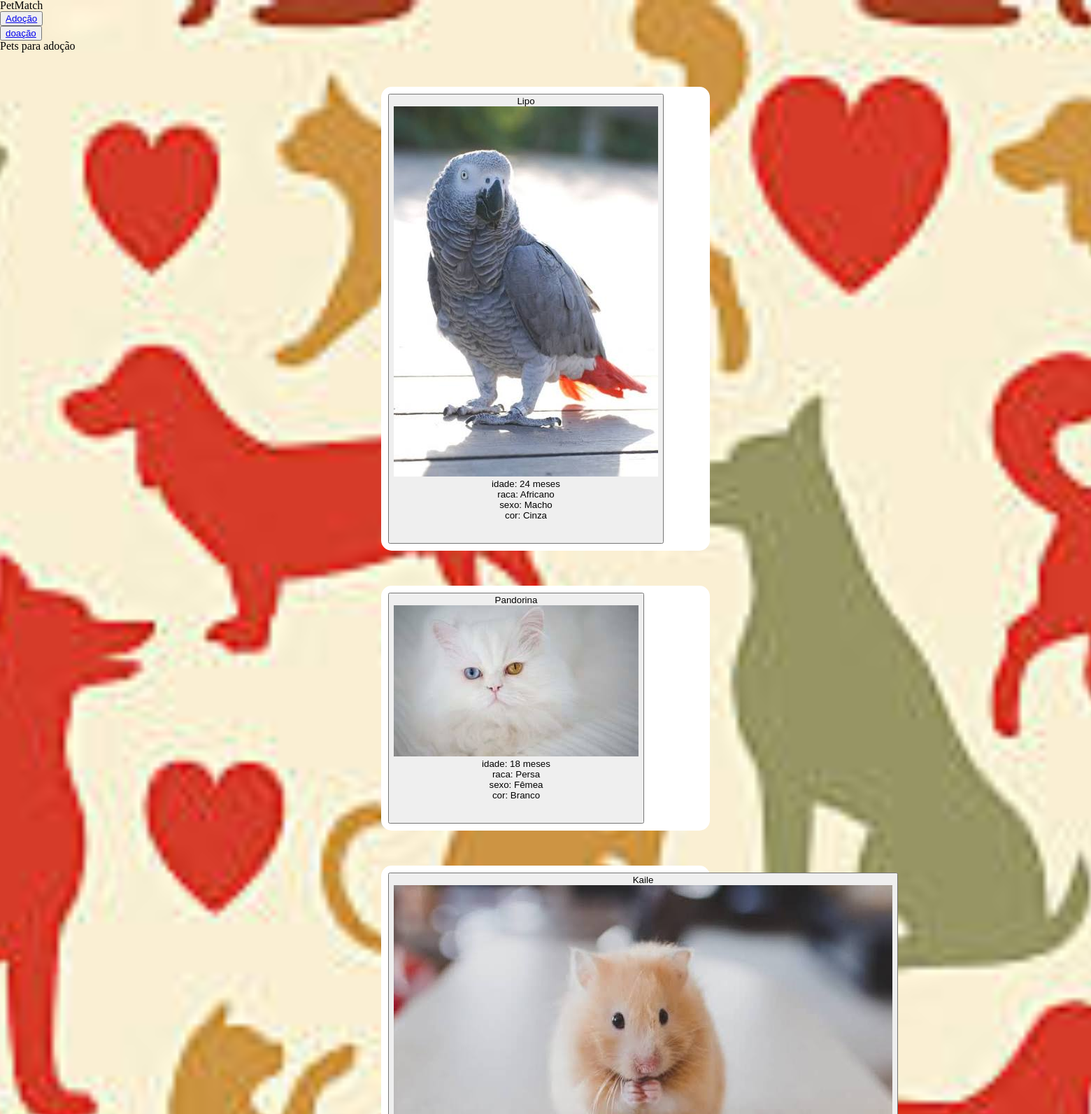
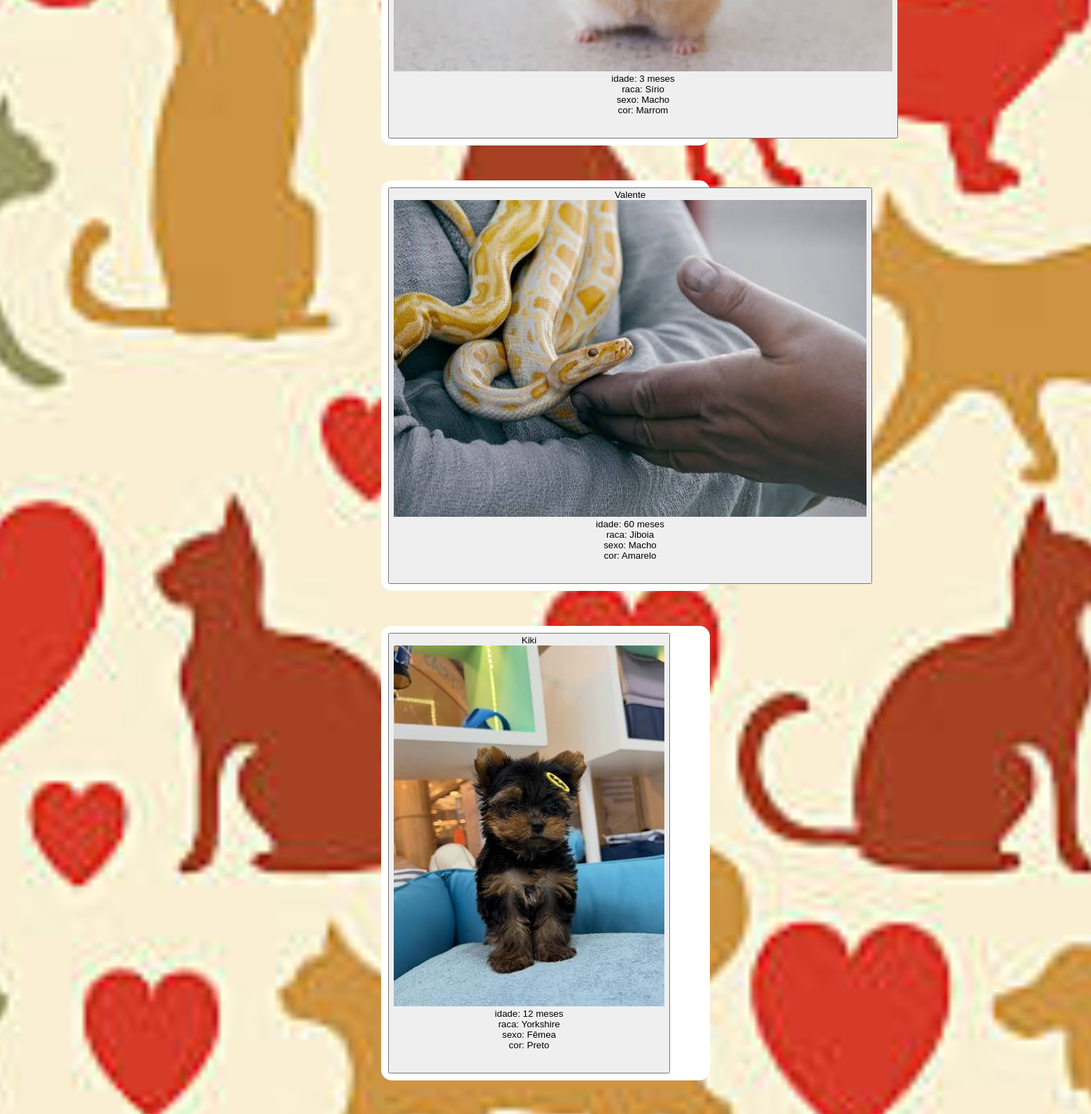
/adocao (upper part), run on the app's committed database (2 pictures, top to bottom).
### tables this page shows
CREATE TABLE animais(
                    id INTEGER PRIMARY KEY AUTOINCREMENT,
                    nome TEXT,
                    idade INTEGER,
                    raca_id INTEGER NOT NULL REFERENCES racas(id),
                    sexo_id INTEGER NOT NULL REFERENCES sexos(id),
                    cor_id INTEGER NOT NULL REFERENCES cores(id),
                    castrado BOOLEAN NOT NULL DEFAULT 0 CHECK (castrado IN (0,1))
                    , idade_unidade TEXT DEFAULT 'meses', peso_valor REAL, peso_unidade TEXT DEFAULT 'g', vacinacao_medicacao TEXT, status_adocao TEXT DEFAULT 'Disponível', image TEXT);

CREATE TABLE racas(
                    id INTEGER PRIMARY KEY AUTOINCREMENT ,
                    raca TEXT NOT NULL,
                    porte TEXT NOT NULL,
                    especie_id INTEGER NOT NULL REFERENCES especies(id));

CREATE TABLE sexos (
                    id INTEGER PRIMARY KEY,
                    descricao TEXT NOT NULL);

CREATE TABLE cores(
                    id INTEGER PRIMARY KEY AUTOINCREMENT ,
                    nome_cor TEXT NOT NULL);

### app.py (the view)
@app.route("/adocao")
def adocao():
     animais = bd.listar_animais()
     return render_template("adocao.html", animais = animais)

### bd.py (called while the page is built)
def listar_animais():
    conexao = sqlite3.connect("DataBase.db")
    cursor = conexao.cursor()
    cursor.execute("""

                    SELECT
                    animais.id,
                    animais.nome,
                    animais.image,
                    animais.idade,
                    animais.idade_unidade,
                    racas.raca,
                    sexos.descricao,
                    cores.nome_cor

                    FROM animais

                    JOIN racas ON animais.raca_id = racas.id

                    JOIN sexos ON animais.sexo_id = sexos.id

                    JOIN cores ON animais.cor_id = cores.id;


                    """)
    animais = cursor.fetchall()
    cursor.close()
    conexao.close()
    return animais

### templates/adocao.html (shortened to what this page needs)
<!DOCTYPE html>
<html lang="pt-br">
    <head>
        <link rel="stylesheet" href="{{ url_for('static', filename='css/style.css') }}">
    </head>
    <body>
        <div>
            <nav>
                <h1>PetMatch</h1>
                <ul>
                    <li><button><a href="/adocao">Adoção</a></button></li>
                    <li><button><a href="/doacao">doação</a></button></li>
                </ul>
            </nav>
            <div>
                {%if animais%}
                        <h2>Pets para adoção</h2>
                        {% for animal in animais %}
                        <form action="{{url_for('detalhes_animal', id=animal[0])}}" method="GET">
                            <div id="{{animal[0]}} " name="{{animal[0]}}" class="card-animal">
                                <button type="submit" class="card-animal-button">
                                    <h2>{{animal[1]}}</h2>
                                    <img src="{{animal[2]}}" alt="imagem do animal">
                                    <p>idade: {{animal[3]}} {{animal[4]}}</p>
                                    <p>raca: {{animal[5]}}</p>
                                    <p>sexo: {{animal[6]}}</p>
                                    <p>cor: {{animal[7]}}</p><br><br>
                                </button>
                            </div>
                        </form>
                        {%endfor%}
                {%endif%}
            </div>
        </div>
    </body>
</html>

### static/css/style.css (style rules this page uses)
html, body, div, span, applet, object, iframe, h1, h2, h3, h4, h5, h6, p, blockquote, pre, a, abbr, acronym, address, big, cite, code, del, dfn, em, img, ins, kbd, q, s, samp, small, strike, strong, sub, sup, tt, var, b, u, i, center, dl, dt, dd, ol, ul, li, fieldset, form, label, legend, table, caption, tbody, tfoot, thead, tr, th, td, article, aside, canvas, details, embed, figure, figcaption, footer, header, h4, menu, nav, output, ruby, section, summary, time, mark, audio, video { margin: 0; padding: 0; border: 0; font-size: 100%; font: inherit; vertical-align: baseline; }
article, aside, details, figcaption, figure, footer, header, h4, menu, nav, section { display: block; }
body { width: 100vw; min-height: 100vh; line-height: 1; cursor: url("../img/pata_direita.png"), auto; background-image: url("../img/animais.jpg"); background-size: cover; background-position: center; }
ol, ul { list-style: none; }
form { background-color: white; width: 450px ; margin: 50px auto; border-radius: 15px ; padding: 10px }

### data on the page
animais: nome "Lipo", image (picture), idade "24", idade_unidade "meses", raca "Africano", descricao "Macho", nome_cor "Cinza"
animais: nome "Pandorina", image (picture), idade "18", idade_unidade "meses", raca "Persa", descricao "Fêmea", nome_cor "Branco"
animais: nome "Kaile", image (picture), idade "3", idade_unidade "meses", raca "Sírio", descricao "Macho", nome_cor "Marrom"
animais: nome "Valente", image (picture), idade "60", idade_unidade "meses", raca "Jiboia", descricao "Macho", nome_cor "Amarelo"
animais: nome "Kiki", image (picture), idade "12", idade_unidade "meses", raca "Yorkshire", descricao "Fêmea", nome_cor "Preto"
